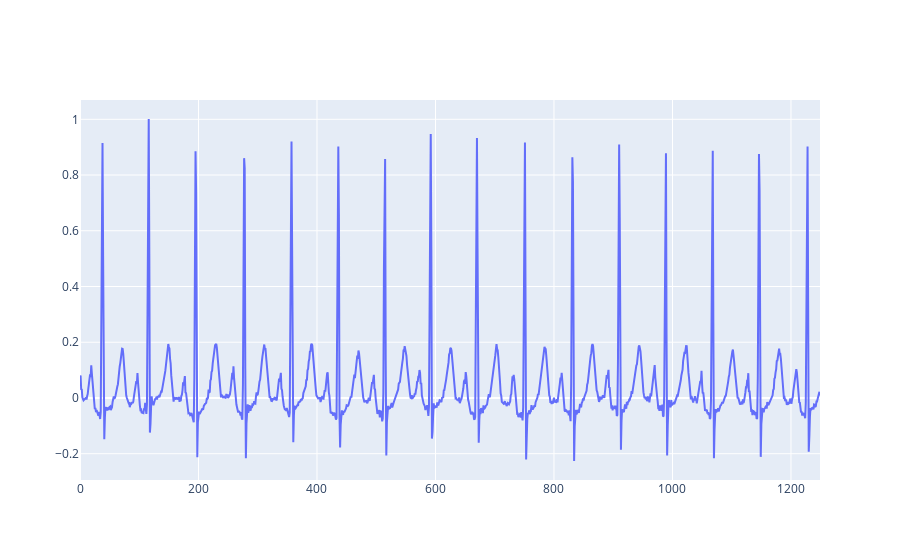

Here is the notebook cell this chart was saved with:
### Code cell
i = 12
fig = go.Figure()
fig.add_trace(go.Scatter(x=list(range(1250)), y=clean_records[i], mode='lines', name='Sine Wave'))

### Figure 1 — Plotly figure (JSON) as saved in the notebook; plotly's stock layout.template omitted (floating-point values rounded to 4 significant figures; data arrays with more than 128 entries replaced by an {"elided": "..."} marker saying what was removed)
{"data": [{"mode": "lines", "name": "Sine Wave", "type": "scatter", "x": {"elided": "1250 int values"}, "y": {"elided": "1250 float values"}}], "layout": {}}
